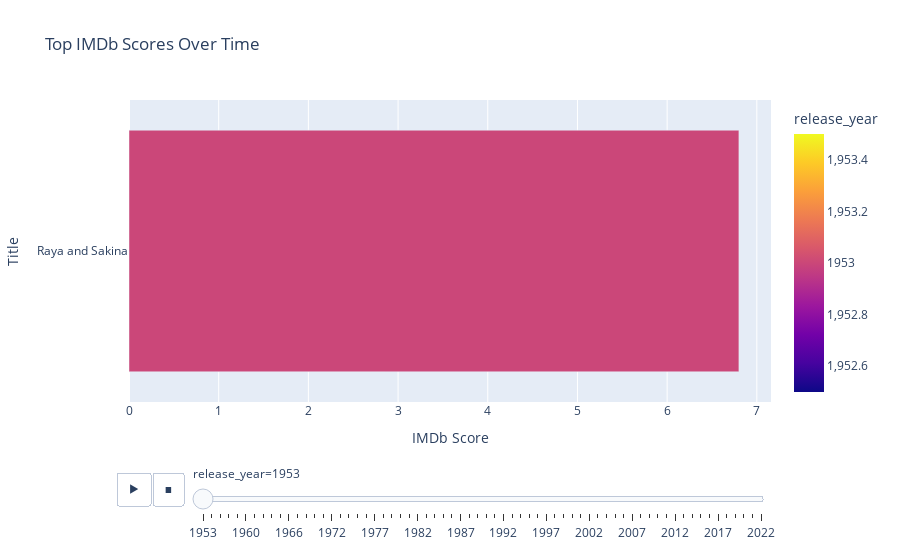

Write notebook code for a chart like this one.
### Code cell
#Top3 every year
grouped = movies_df.groupby('release_year')
top_scores_per_year = grouped[movies_df.columns[1:]].apply(lambda x: x.nlargest(3, 'imdb_score')).reset_index(drop=True)

fig = px.bar(top_scores_per_year, x='imdb_score', y='title', color='release_year', 
             orientation='h', animation_frame='release_year', 
             title='Top IMDb Scores Over Time')
fig.update_layout(xaxis_title='IMDb Score', yaxis_title='Title')
fig.show()

### Figure 1 — Plotly figure (JSON) as saved in the notebook; plotly's stock layout.template omitted (floating-point values rounded to 4 significant figures)
{"data": [{"alignmentgroup": "True", "hovertemplate": "release_year=%{marker.color}<br>imdb_score=%{x}<br>title=%{y}<extra></extra>", "legendgroup": "", "marker": {"color": [1953], "coloraxis": "coloraxis", "pattern": {"shape": ""}}, "name": "", "offsetgroup": "", "orientation": "h", "showlegend": false, "textposition": "auto", "type": "bar", "x": [6.8], "xaxis": "x", "y": ["Raya and Sakina"], "yaxis": "y"}], "layout": {"barmode": "relative", "coloraxis": {"colorbar": {"title": {"text": "release_year"}}, "colorscale": [[0, "#0d0887"], [0.1111, "#46039f"], [0.2222, "#7201a8"], [0.3333, "#9c179e"], [0.4444, "#bd3786"], [0.5556, "#d8576b"], [0.6667, "#ed7953"], [0.7778, "#fb9f3a"], [0.8889, "#fdca26"], [1, "#f0f921"]]}, "legend": {"tracegroupgap": 0}, "sliders": [{"active": 0, "currentvalue": {"prefix": "release_year="}, "len": 0.9, "pad": {"b": 10, "t": 60}, "steps": [{"args": [["1953"], {"frame": {"duration": 0, "redraw": true}, "fromcurrent": true, "mode": "immediate", "transition": {"duration": 0, "easing": "linear"}}], "label": "1953", "method": "animate"}, {"args": [["1954"], {"frame": {"duration": 0, "redraw": true}, "fromcurrent": true, "mode": "immediate", "transition": {"duration": 0, "easing": "linear"}}], "label": "1954", "method": "animate"}, {"args": [["1956"], {"frame": {"duration": 0, "redraw": true}, "fromcurrent": true, "mode": "immediate", "transition": {"duration": 0, "easing": "linear"}}], "label": "1956", "method": "animate"}, {"args": [["1958"], {"frame": {"duration": 0, "redraw": true}, "fromcurrent": true, "mode": "immediate", "transition": {"duration": 0, "easing": "linear"}}], "label": "1958", "method": "animate"}, {"args": [["1959"], {"frame": {"duration": 0, "redraw": true}, "fromcurrent": true, "mode": "immediate", "transition": {"duration": 0, "easing": "linear"}}], "label": "1959", "method": "animate"}, {"args": [["1960"], {"frame": {"duration": 0, "redraw": true}, "fromcurrent": true, "mode": "immediate", "transition": {"duration": 0, "easing": "linear"}}], "label": "1960", "method": "animate"}, {"args": [["1961"], {"frame": {"duration": 0, "redraw": true}, "fromcurrent": true, "mode": "immediate", "transition": {"duration": 0, "easing": "linear"}}], "label": "1961", "method": "animate"}, {"args": [["1962"], {"frame": {"duration": 0, "redraw": true}, "fromcurrent": true, "mode": "immediate", "transition": {"duration": 0, "easing": "linear"}}], "label": "1962", "method": "animate"}, {"args": [["1963"], {"frame": {"duration": 0, "redraw": true}, "fromcurrent": true, "mode": "immediate", "transition": {"duration": 0, "easing": "linear"}}], "label": "1963", "method": "animate"}, {"args": [["1964"], {"frame": {"duration": 0, "redraw": true}, "fromcurrent": true, "mode": "immediate", "transition": {"duration": 0, "easing": "linear"}}], "label": "1964", "method": "animate"}, {"args": [["1966"], {"frame": {"duration": 0, "redraw": true}, "fromcurrent": true, "mode": "immediate", "transition": {"duration": 0, "easing": "linear"}}], "label": "1966", "method": "animate"}, {"args": [["1967"], {"frame": {"duration": 0, "redraw": true}, "fromcurrent": true, "mode": "immediate", "transition": {"duration": 0, "easing": "linear"}}], "label": "1967", "method": "animate"}, {"args": [["1968"], {"frame": {"duration": 0, "redraw": true}, "fromcurrent": true, "mode": "immediate", "transition": {"duration": 0, "easing": "linear"}}], "label": "1968", "method": "animate"}, {"args": [["1969"], {"frame": {"duration": 0, "redraw": true}, "fromcurrent": true, "mode": "immediate", "transition": {"duration": 0, "easing": "linear"}}], "label": "1969", "method": "animate"}, {"args": [["1971"], {"frame": {"duration": 0, "redraw": true}, "fromcurrent": true, "mode": "immediate", "transition": {"duration": 0, "easing": "linear"}}], "label": "1971", "method": "animate"}, {"args": [["1972"], {"frame": {"duration": 0, "redraw": true}, "fromcurrent": true, "mode": "immediate", "transition": {"duration": 0, "easing": "linear"}}], "label": "1972", "method": "animate"}, {"args": [["1973"], {"frame": {"duration": 0, "redraw": true}, "fromcurrent": true, "mode": "immediate", "transition": {"duration": 0, "easing": "linear"}}], "label": "1973", "method": "animate"}, {"args": [["1974"], {"frame": {"duration": 0, "redraw": true}, "fromcurrent": true, "mode": "immediate", "transition": {"duration": 0, "easing": "linear"}}], "label": "1974", "method": "animate"}, {"args": [["1975"], {"frame": {"duration": 0, "redraw": true}, "fromcurrent": true, "mode": "immediate", "transition": {"duration": 0, "easing": "linear"}}], "label": "1975", "method": "animate"}, {"args": [["1976"], {"frame": {"duration": 0, "redraw": true}, "fromcurrent": true, "mode": "immediate", "transition": {"duration": 0, "easing": "linear"}}], "label": "1976", "method": "animate"}, {"args": [["1977"], {"frame": {"duration": 0, "redraw": true}, "fromcurrent": true, "mode": "immediate", "transition": {"duration": 0, "easing": "linear"}}], "label": "1977", "method": "animate"}, {"args": [["1978"], {"frame": {"duration": 0, "redraw": true}, "fromcurrent": true, "mode": "immediate", "transition": {"duration": 0, "easing": "linear"}}], "label": "1978", "method": "animate"}, {"args": [["1979"], {"frame": {"duration": 0, "redraw": true}, "fromcurrent": true, "mode": "immediate", "transition": {"duration": 0, "easing": "linear"}}], "label": "1979", "method": "animate"}, {"args": [["1980"], {"frame": {"duration": 0, "redraw": true}, "fromcurrent": true, "mode": "immediate", "transition": {"duration": 0, "easing": "linear"}}], "label": "1980", "method": "animate"}, {"args": [["1981"], {"frame": {"duration": 0, "redraw": true}, "fromcurrent": true, "mode": "immediate", "transition": {"duration": 0, "easing": "linear"}}], "label": "1981", "method": "animate"}, {"args": [["1982"], {"frame": {"duration": 0, "redraw": true}, "fromcurrent": true, "mode": "immediate", "transition": {"duration": 0, "easing": "linear"}}], "label": "1982", "method": "animate"}, {"args": [["1983"], {"frame": {"duration": 0, "redraw": true}, "fromcurrent": true, "mode": "immediate", "transition": {"duration": 0, "easing": "linear"}}], "label": "1983", "method": "animate"}, {"args": [["1984"], {"frame": {"duration": 0, "redraw": true}, "fromcurrent": true, "mode": "immediate", "transition": {"duration": 0, "easing": "linear"}}], "label": "1984", "method": "animate"}, {"args": [["1985"], {"frame": {"duration": 0, "redraw": true}, "fromcurrent": true, "mode": "immediate", "transition": {"duration": 0, "easing": "linear"}}], "label": "1985", "method": "animate"}, {"args": [["1986"], {"frame": {"duration": 0, "redraw": true}, "fromcurrent": true, "mode": "immediate", "transition": {"duration": 0, "easing": "linear"}}], "label": "1986", "method": "animate"}, {"args": [["1987"], {"frame": {"duration": 0, "redraw": true}, "fromcurrent": true, "mode": "immediate", "transition": {"duration": 0, "easing": "linear"}}], "label": "1987", "method": "animate"}, {"args": [["1988"], {"frame": {"duration": 0, "redraw": true}, "fromcurrent": true, "mode": "immediate", "transition": {"duration": 0, "easing": "linear"}}], "label": "1988", "method": "animate"}, {"args": [["1989"], {"frame": {"duration": 0, "redraw": true}, "fromcurrent": true, "mode": "immediate", "transition": {"duration": 0, "easing": "linear"}}], "label": "1989", "method": "animate"}, {"args": [["1990"], {"frame": {"duration": 0, "redraw": true}, "fromcurrent": true, "mode": "immediate", "transition": {"duration": 0, "easing": "linear"}}], "label": "1990", "method": "animate"}, {"args": [["1991"], {"frame": {"duration": 0, "redraw": true}, "fromcurrent": true, "mode": "immediate", "transition": {"duration": 0, "easing": "linear"}}], "label": "1991", "method": "animate"}, {"args": [["1992"], {"frame": {"duration": 0, "redraw": true}, "fromcurrent": true, "mode": "immediate", "transition": {"duration": 0, "easing": "linear"}}], "label": "1992", "method": "animate"}, {"args": [["1993"], {"frame": {"duration": 0, "redraw": true}, "fromcurrent": true, "mode": "immediate", "transition": {"duration": 0, "easing": "linear"}}], "label": "1993", "method": "animate"}, {"args": [["1994"], {"frame": {"duration": 0, "redraw": true}, "fromcurrent": true, "mode": "immediate", "transition": {"duration": 0, "easing": "linear"}}], "label": "1994", "method": "animate"}, {"args": [["1995"], {"frame": {"duration": 0, "redraw": true}, "fromcurrent": true, "mode": "immediate", "transition": {"duration": 0, "easing": "linear"}}], "label": "1995", "method": "animate"}, {"args": [["1996"], {"frame": {"duration": 0, "redraw": true}, "fromcurrent": true, "mode": "immediate", "transition": {"duration": 0, "easing": "linear"}}], "label": "1996", "method": "animate"}, {"args": [["1997"], {"frame": {"duration": 0, "redraw": true}, "fromcurrent": true, "mode": "immediate", "transition": {"duration": 0, "easing": "linear"}}], "label": "1997", "method": "animate"}, {"args": [["1998"], {"frame": {"duration": 0, "redraw": true}, "fromcurrent": true, "mode": "immediate", "transition": {"duration": 0, "easing": "linear"}}], "label": "1998", "method": "animate"}, {"args": [["1999"], {"frame": {"duration": 0, "redraw": true}, "fromcurrent": true, "mode": "immediate", "transition": {"duration": 0, "easing": "linear"}}], "label": "1999", "method": "animate"}, {"args": [["2000"], {"frame": {"duration": 0, "redraw": true}, "fromcurrent": true, "mode": "immediate", "transition": {"duration": 0, "easing": "linear"}}], "label": "2000", "method": "animate"}, {"args": [["2001"], {"frame": {"duration": 0, "redraw": true}, "fromcurrent": true, "mode": "immediate", "transition": {"duration": 0, "easing": "linear"}}], "label": "2001", "method": "animate"}, {"args": [["2002"], {"frame": {"duration": 0, "redraw": true}, "fromcurrent": true, "mode": "immediate", "transition": {"duration": 0, "easing": "linear"}}], "label": "2002", "method": "animate"}, {"args": [["2003"], {"frame": {"duration": 0, "redraw": true}, "fromcurrent": true, "mode": "immediate", "transition": {"duration": 0, "easing": "linear"}}], "label": "2003", "method": "animate"}, {"args": [["2004"], {"frame": {"duration": 0, "redraw": true}, "fromcurrent": true, "mode": "immediate", "transition": {"duration": 0, "easing": "linear"}}], "label": "2004", "method": "animate"}, {"args": [["2005"], {"frame": {"duration": 0, "redraw": true}, "fromcurrent": true, "mode": "immediate", "transition": {"duration": 0, "easing": "linear"}}], "label": "2005", "method": "animate"}, {"args": [["2006"], {"frame": {"duration": 0, "redraw": true}, "fromcurrent": true, "mode": "immediate", "transition": {"duration": 0, "easing": "linear"}}], "label": "2006", "method": "animate"}, {"args": [["2007"], {"frame": {"duration": 0, "redraw": true}, "fromcurrent": true, "mode": "immediate", "transition": {"duration": 0, "easing": "linear"}}], "label": "2007", "method": "animate"}, {"args": [["2008"], {"frame": {"duration": 0, "redraw": true}, "fromcurrent": true, "mode": "immediate", "transition": {"duration": 0, "easing": "linear"}}], "label": "2008", "method": "animate"}, {"args": [["2009"], {"frame": {"duration": 0, "redraw": true}, "fromcurrent": true, "mode": "immediate", "transition": {"duration": 0, "easing": "linear"}}], "label": "2009", "method": "animate"}, {"args": [["2010"], {"frame": {"duration": 0, "redraw": true}, "fromcurrent": true, "mode": "immediate", "transition": {"duration": 0, "easing": "linear"}}], "label": "2010", "method": "animate"}, {"args": [["2011"], {"frame": {"duration": 0, "redraw": true}, "fromcurrent": true, "mode": "immediate", "transition": {"duration": 0, "easing": "linear"}}], "label": "2011", "method": "animate"}, {"args": [["2012"], {"frame": {"duration": 0, "redraw": true}, "fromcurrent": true, "mode": "immediate", "transition": {"duration": 0, "easing": "linear"}}], "label": "2012", "method": "animate"}, {"args": [["2013"], {"frame": {"duration": 0, "redraw": true}, "fromcurrent": true, "mode": "immediate", "transition": {"duration": 0, "easing": "linear"}}], "label": "2013", "method": "animate"}, {"args": [["2014"], {"frame": {"duration": 0, "redraw": true}, "fromcurrent": true, "mode": "immediate", "transition": {"duration": 0, "easing": "linear"}}], "label": "2014", "method": "animate"}, {"args": [["2015"], {"frame": {"duration": 0, "redraw": true}, "fromcurrent": true, "mode": "immediate", "transition": {"duration": 0, "easing": "linear"}}], "label": "2015", "method": "animate"}, {"args": [["2016"], {"frame": {"duration": 0, "redraw": true}, "fromcurrent": true, "mode": "immediate", "transition": {"duration": 0, "easing": "linear"}}], "label": "2016", "method": "animate"}, {"args": [["2017"], {"frame": {"duration": 0, "redraw": true}, "fromcurrent": true, "mode": "immediate", "transition": {"duration": 0, "easing": "linear"}}], "label": "2017", "method": "animate"}, {"args": [["2018"], {"frame": {"duration": 0, "redraw": true}, "fromcurrent": true, "mode": "immediate", "transition": {"duration": 0, "easing": "linear"}}], "label": "2018", "method": "animate"}, {"args": [["2019"], {"frame": {"duration": 0, "redraw": true}, "fromcurrent": true, "mode": "immediate", "transition": {"duration": 0, "easing": "linear"}}], "label": "2019", "method": "animate"}, {"args": [["2020"], {"frame": {"duration": 0, "redraw": true}, "fromcurrent": true, "mode": "immediate", "transition": {"duration": 0, "easing": "linear"}}], "label": "2020", "method": "animate"}, {"args": [["2021"], {"frame": {"duration": 0, "redraw": true}, "fromcurrent": true, "mode": "immediate", "transition": {"duration": 0, "easing": "linear"}}], "label": "2021", "method": "animate"}, {"args": [["2022"], {"frame": {"duration": 0, "redraw": true}, "fromcurrent": true, "mode": "immediate", "transition": {"duration": 0, "easing": "linear"}}], "label": "2022", "method": "animate"}], "x": 0.1, "xanchor": "left", "y": 0, "yanchor": "top"}], "title": {"text": "Top IMDb Scores Over Time"}, "updatemenus": [{"buttons": [{"args": [null, {"frame": {"duration": 500, "redraw": true}, "fromcurrent": true, "mode": "immediate", "transition": {"duration": 500, "easing": "linear"}}], "label": "&#9654;", "method": "animate"}, {"args": [[null], {"frame": {"duration": 0, "redraw": true}, "fromcurrent": true, "mode": "immediate", "transition": {"duration": 0, "easing": "linear"}}], "label": "&#9724;", "method": "animate"}], "direction": "left", "pad": {"r": 10, "t": 70}, "showactive": false, "type": "buttons", "x": 0.1, "xanchor": "right", "y": 0, "yanchor": "top"}], "xaxis": {"anchor": "y", "domain": [0, 1], "title": {"text": "IMDb Score"}}, "yaxis": {"anchor": "x", "domain": [0, 1], "title": {"text": "Title"}}}}
